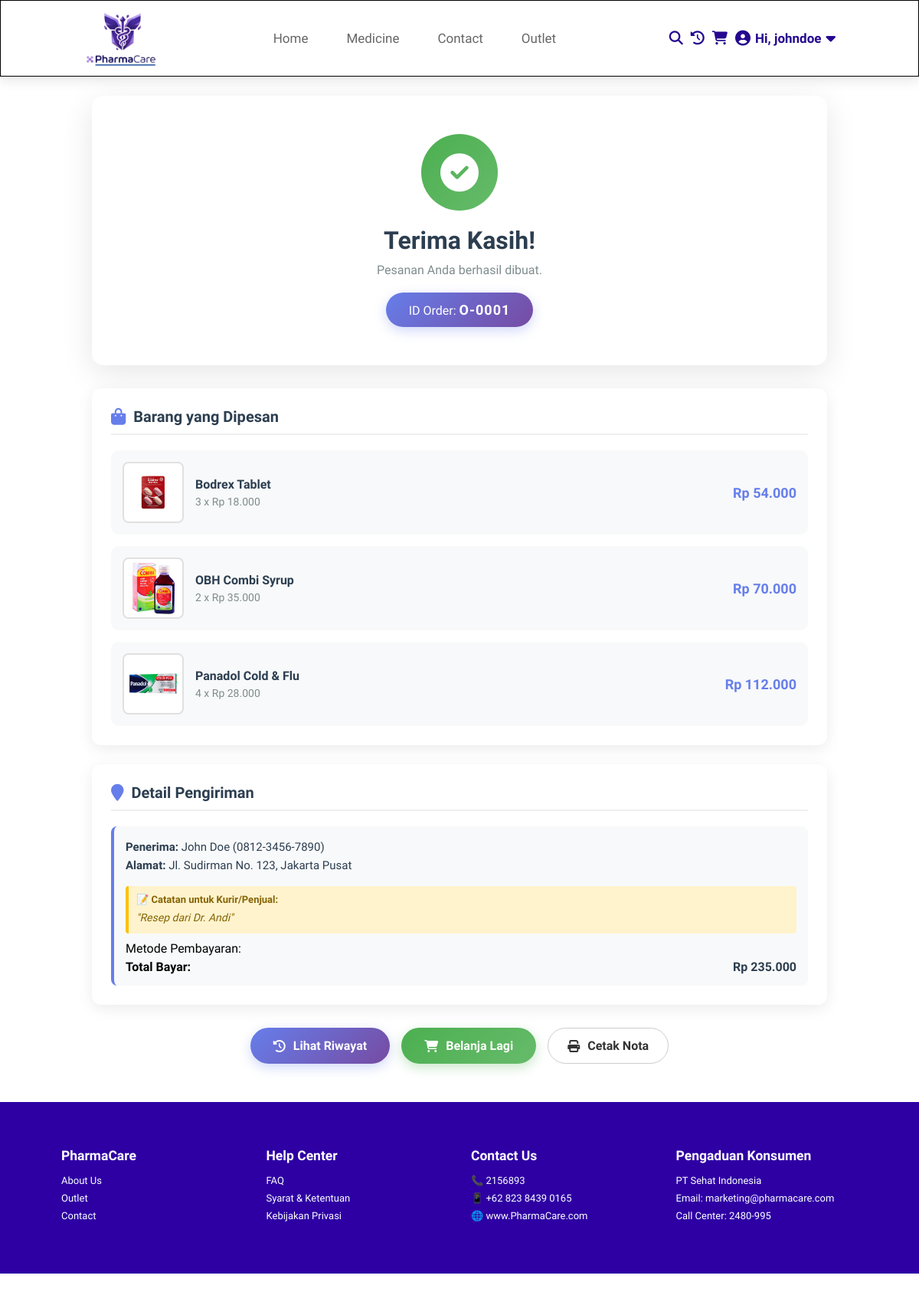
The app's page /ViewUser/mainUser/order_success.php?order_id=O-0001 (signed in) with its own data.
### tables this page shows
CREATE TABLE `orders` (
  `order_id` varchar(10) NOT NULL,
  `user_id` varchar(10) DEFAULT NULL,
  `user_name` varchar(255) NOT NULL,
  `user_email` varchar(255) DEFAULT NULL,
  `user_phone` varchar(20) DEFAULT NULL,
  `user_address` text,
  `order_notes` text,
  `total_amount` decimal(10,2) NOT NULL,
  `payment_method` enum('cod','transfer','ewallet') NOT NULL,
  `status` enum('pending','processing','completed','cancelled') DEFAULT 'pending',
  `created_at` timestamp NOT NULL DEFAULT CURRENT_TIMESTAMP,
  `updated_at` timestamp NOT NULL DEFAULT CURRENT_TIMESTAMP ON UPDATE CURRENT_TIMESTAMP
);

CREATE TABLE `orders_detail` (
  `orderdetail_id` varchar(10) NOT NULL,
  `order_id` varchar(10) NOT NULL,
  `medicine_id` varchar(20) NOT NULL,
  `medicine_name` varchar(255) NOT NULL,
  `quantity` int NOT NULL,
  `price` decimal(10,2) NOT NULL,
  `subtotal` decimal(10,2) NOT NULL
);

CREATE TABLE `medicines` (
  `medicine_id` varchar(20) NOT NULL,
  `supplier_id` varchar(10) DEFAULT NULL,
  `medicine_name` varchar(255) NOT NULL,
  `category` enum('wellness','medicine') NOT NULL,
  `price` decimal(10,2) NOT NULL,
  `expired_date` date DEFAULT NULL,
  `image_path` varchar(255) NOT NULL,
  `description` text,
  `benefits` text,
  `dosage` text,
  `warnings` text,
  `rating` decimal(2,1) DEFAULT '0.0',
  `tag` varchar(50) DEFAULT NULL,
  `stock` int DEFAULT '0',
  `created_at` timestamp NOT NULL DEFAULT CURRENT_TIMESTAMP,
  `updated_at` timestamp NOT NULL DEFAULT CURRENT_TIMESTAMP ON UPDATE CURRENT_TIMESTAMP,
  `admin_id` varchar(20) DEFAULT NULL
);

### ViewUser/mainUser/order_success.php (the view, shortened to what this page needs)
<?php
$orderId = $_GET['order_id'];
$userId = $_SESSION['user_id'];
$conn = getConnection();
$stmt = $conn->prepare("SELECT * FROM orders WHERE order_id = ? AND user_id = ?");
$stmt->bind_param("ss", $orderId, $userId);
$stmt->execute();
$order = $stmt->get_result()->fetch_assoc();
$stmt = $conn->prepare("
    SELECT od.*, m.image_path
    FROM orders_detail od
    LEFT JOIN medicines m ON od.medicine_id = m.medicine_id
    WHERE od.order_id = ?
");
$stmt->bind_param("s", $orderId);
$stmt->execute();
$items = $stmt->get_result()->fetch_all(MYSQLI_ASSOC);
function getSuccessImg($path) {
    if (strpos($path, '../') === 0) return $path;
    return '../assets/' . $path;
}
?>
<!DOCTYPE html>
<html lang="en">
<head>
    <link rel="stylesheet" href="../cssuser/order_success.css">
    <link rel="stylesheet" href="https://cdnjs.cloudflare.com/ajax/libs/font-awesome/4.7.0/css/font-awesome.min.css">
</head>
<body>
<?php include 'navbar.php'; ?>
<div class="success-container" style="margin-top: 125px;">
    <div class="success-header">
        <div class="success-icon">
            <i class="fa fa-check-circle"></i>
        </div>
        <h1>Terima Kasih!</h1>
        <p>Pesanan Anda berhasil dibuat.</p>
        <div class="order-number">
            ID Order: <strong><?= htmlspecialchars($order['order_id']) ?></strong>
        </div>
    </div>
    <div class="success-content">
        <div class="detail-card">
            <h2><i class="fa fa-shopping-bag"></i> Barang yang Dipesan</h2>
            <div class="order-items-list">
                <?php foreach ($items as $item): ?>
                <div class="order-item">
                    <img src="<?= htmlspecialchars(getSuccessImg($item['image_path'])) ?>"
                         onerror="this.src='../assets/default.jpg'">
                    <div class="item-details">
                        <h4><?= htmlspecialchars($item['medicine_name']) ?></h4>
                        <p>
                            <?= $item['quantity'] ?> x
                            Rp <?= number_format($item['price'], 0, ',', '.') ?>
                        </p>
                    </div>
                    <div class="item-total">
                        Rp <?= number_format($item['subtotal'], 0, ',', '.') ?>
                    </div>
                </div>
                <?php endforeach; ?>
            </div>
        </div>
        <div class="detail-card" style="margin-top: 25px;">
            <h2><i class="fa fa-map-marker"></i> Detail Pengiriman</h2>
            <div class="address-content">
                <p><strong>Penerima:</strong> <?= htmlspecialchars($order['user_name']) ?> (<?= htmlspecialchars($order['user_phone']) ?>)</p>
                <p><strong>Alamat:</strong> <?= nl2br(htmlspecialchars($order['user_address'])) ?></p>
                <?php if (!empty($order['order_notes'])): ?>
                    <div class="notes-section" style="margin-top: 15px; padding: 10px; background: #fff3cd; border-left: 4px solid #ffc107; border-radius: 4px;">
                        <strong style="color: #856404; font-size: 13px;">📝 Catatan untuk Kurir/Penjual:</strong>
                        <p style="margin: 5px 0 0; color: #856404; font-style: italic;">
                            "<?= nl2br(htmlspecialchars($order['order_notes'])) ?>"
                        </p>
                    </div>
                <?php endif; ?>
                <div style="display: flex; justify-content: space-between; align-items: center; margin-top: 10px; font-size: 16px;">
                    <span>Metode Pembayaran:</span>
                </div>
                <div style="display: flex; justify-content: space-between; align-items: center; margin-top: 5px;">
                    <span style="font-size: 16px; font-weight: bold;">Total Bayar:</span>
                    <span style="font-size: 16px; font-weight: bold; color: #2c3e50;">
                        Rp <?= number_format($order['total_amount'], 0, ',', '.') ?>
                    </span>
                </div>
            </div>
        </div>
        <div class="action-buttons">
            <a href="history.php" class="btn btn-primary">
                <i class="fa fa-history"></i> Lihat Riwayat
            </a>
            <a href="medicine.php" class="btn btn-secondary">
                <i class="fa fa-shopping-cart"></i> Belanja Lagi
            </a>
            <button onclick="window.print()" class="btn btn-outline" style="background:#fff; color:#333; border:1px solid #ccc; padding: 12px 25px; border-radius: 25px; cursor: pointer;">
                <i class="fa fa-print"></i> Cetak Nota
            </button>
        </div>
    </div>
</div>
<?php include 'footer.php'; ?>
</body>
</html>

### ViewUser/cssuser/order_success.css (style rules this page uses)
* { margin: 0; padding: 0; box-sizing: border-box; }
body { font-family: 'Andika', sans-serif; background: linear-gradient(135deg, #f5f7fa 0%, #c3cfe2 100%); min-height: 100vh; padding-bottom: 50px; }
.success-container { max-width: 1000px; margin: 80px auto 50px; padding: 0 20px; }
.success-header { background: white; border-radius: 15px; padding: 50px 30px; text-align: center; box-shadow: 0 10px 40px rgba(0, 0, 0, 0.1); margin-bottom: 30px; animation: slideDown 0.6s ease; }
.success-icon { width: 100px; height: 100px; margin: 0 auto 20px; background: linear-gradient(135deg, #4caf50, #66bb6a); border-radius: 50%; display: flex; align-items: center; justify-content: center; animation: scaleIn 0.5s ease; }
.success-icon i { font-size: 50px; color: white; }
.success-header h1 { font-size: 32px; color: #2c3e50; margin-bottom: 10px; }
.success-header p { font-size: 16px; color: #7f8c8d; margin-bottom: 20px; }
.order-number { display: inline-block; background: linear-gradient(135deg, #667eea 0%, #764ba2 100%); color: white; padding: 12px 30px; border-radius: 25px; font-size: 16px; box-shadow: 0 5px 15px rgba(102, 126, 234, 0.3); }
.order-number strong { font-size: 18px; letter-spacing: 1px; }
.success-content { animation: fadeIn 0.8s ease; }
.detail-card { background: white; border-radius: 12px; padding: 25px; box-shadow: 0 5px 20px rgba(0, 0, 0, 0.08); transition: transform 0.3s ease, box-shadow 0.3s ease; }
.detail-card h2 { font-size: 20px; color: #2c3e50; margin-bottom: 20px; display: flex; align-items: center; gap: 10px; border-bottom: 2px solid #f0f0f0; padding-bottom: 10px; }
.detail-card h2 i { color: #667eea; font-size: 22px; }
.address-content { padding: 15px; background: #f8f9fa; border-radius: 8px; border-left: 4px solid #667eea; }
.address-content p { font-size: 15px; color: #2c3e50; line-height: 1.6; }
.notes-section { margin-top: 15px; padding: 12px; background: #fff3cd; border-radius: 8px; }
.notes-section strong { display: block; margin-bottom: 5px; color: #856404; }
.notes-section p { font-size: 14px; color: #856404; margin: 0; }
.order-items-list { display: flex; flex-direction: column; gap: 15px; }
.order-item { display: flex; align-items: center; gap: 15px; padding: 15px; background: #f8f9fa; border-radius: 10px; transition: background 0.3s ease; }
.order-item img { width: 80px; height: 80px; object-fit: cover; border-radius: 8px; border: 2px solid #e0e0e0; }
.item-details { flex: 1; }
.item-details h4 { font-size: 16px; color: #2c3e50; margin-bottom: 5px; }
.item-details p { font-size: 14px; color: #7f8c8d; }
.item-total { font-size: 18px; font-weight: 700; color: #667eea; }
.action-buttons { display: flex; gap: 15px; margin-top: 30px; flex-wrap: wrap; justify-content: center; }
.btn { padding: 14px 30px; border-radius: 25px; font-size: 16px; font-weight: 600; text-decoration: none; display: inline-flex; align-items: center; gap: 10px; transition: all 0.3s ease; border: none; cursor: pointer; }
.btn-primary { background: linear-gradient(135deg, #667eea 0%, #764ba2 100%); color: white; box-shadow: 0 5px 15px rgba(102, 126, 234, 0.3); }
.btn-secondary { background: linear-gradient(135deg, #4caf50, #66bb6a); color: white; box-shadow: 0 5px 15px rgba(76, 175, 80, 0.3); }
.btn-outline { background: white; color: #667eea; border: 2px solid #667eea; }

### ViewUser/cssuser/navbar.css (style rules this page uses)
:root { --black: black; --purple: purple; --light-color: #666; --box-shadow: 0 .5rem 1.5rem rgba(0,0,0,.1); }
* { font-family: 'andika'; margin: 0; padding: 0; box-sizing: border-box; border: none; outline: none; text-decoration: none; text-transform: none; transition: all .2s linear; }
html { font-size: 62.5%; overflow-x: hidden; scroll-padding-top: 7rem; scroll-behavior: smooth; }
body { background: #fff; }

### records on screen
orders: order_id "O-0001", user_name "John Doe", user_phone "0812-3456-7890", user_address "Jl. Sudirman No. 123, Jakarta Pusat", order_notes "Resep dari Dr. Andi", total_amount "235.000"
orders_detail: medicine.image_path (picture), medicine_name "Bodrex Tablet", quantity "3", price "18.000", subtotal "54.000"
orders_detail: medicine.image_path (picture), medicine_name "OBH Combi Syrup", quantity "2", price "35.000", subtotal "70.000"
orders_detail: medicine.image_path (picture), medicine_name "Panadol Cold & Flu", quantity "4", price "28.000", subtotal "112.000"

### other values on screen
$username "johndoe"
